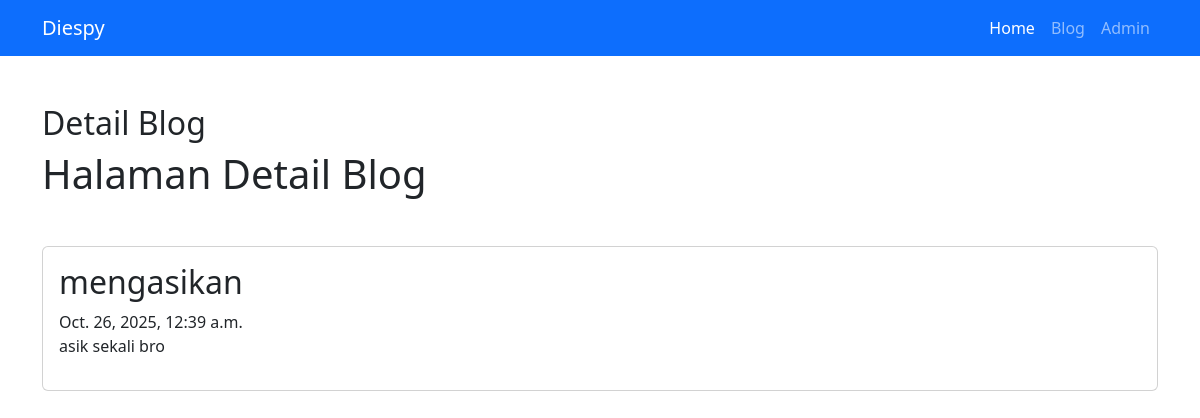
The page /blog/detail/mengasikan/ on the database its author committed.
### blog/models.py (models this page shows, shortened)
class Artikel(models.Model):
    judul = models.CharField(max_length=255)
    isi = models.TextField()
    kategori = models.ForeignKey(Kategori, on_delete=models.CASCADE)
    slug_art = models.SlugField(editable=False, blank=True)
    pubdate = models.DateTimeField(auto_now_add=True)
    update = models.DateTimeField(auto_now=True)

### blog/views.py (the view)
# urls.py: path('detail/<slug:slugInput>/', views.detail_artikel, name='detail_artikel'),
def detail_artikel(request, slugInput):
    detail_articles = Artikel.objects.get(slug_art=slugInput)
    context = {
        'Judul': 'Detail Blog',
        'Heading': 'Halaman Detail Blog',
        'DetailArtikel': detail_articles,
    }
    return render(request, 'blog/detail.html', context)

### blog/templates/blog/detail.html (shortened to what this page needs)
{% extends "base.html" %}
{% block title %}
<h2 class="mt-5">{{Judul}}</h2>
{% endblock title %}
{% block content %}
<h1>{{Heading}}</h1>
<div class="card mt-5">
    <div class="card-body">
        <h2 class="card-title">{{DetailArtikel.judul}}</h2>
        <span class="text-secondar">{{DetailArtikel.pubdate}}</span>
        <p class="text-dark fst-norma">{{DetailArtikel.isi}}</p>
    </div>
</div>
{% endblock content %}

### rows shown on the page
Artikel: judul "mengasikan", pubdate "Oct. 26, 2025, 12:39 a.m.", isi "asik sekali bro"

### other values the page prints
{{ Judul }} "Detail Blog"
{{ Heading }} "Halaman Detail Blog"
